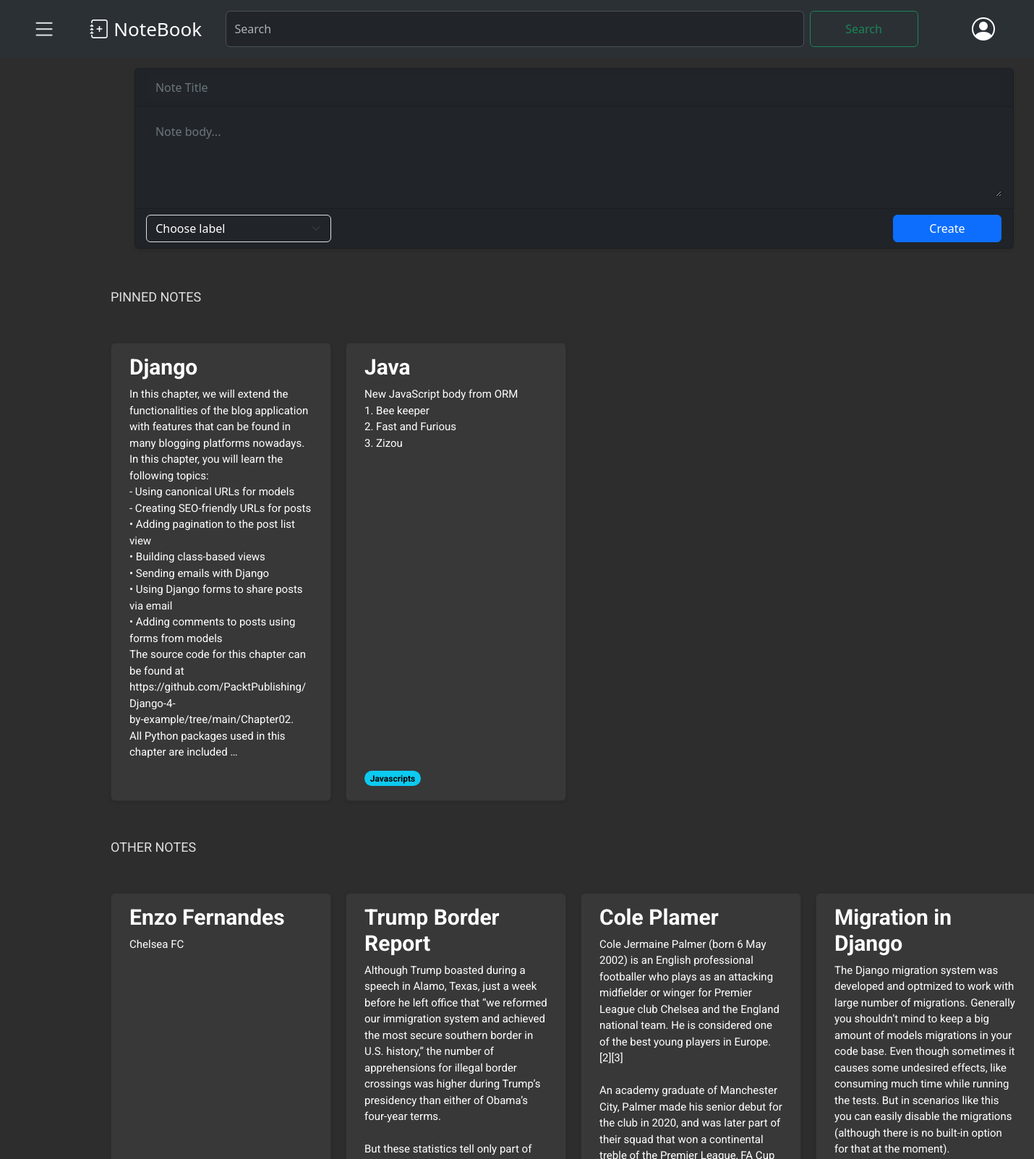
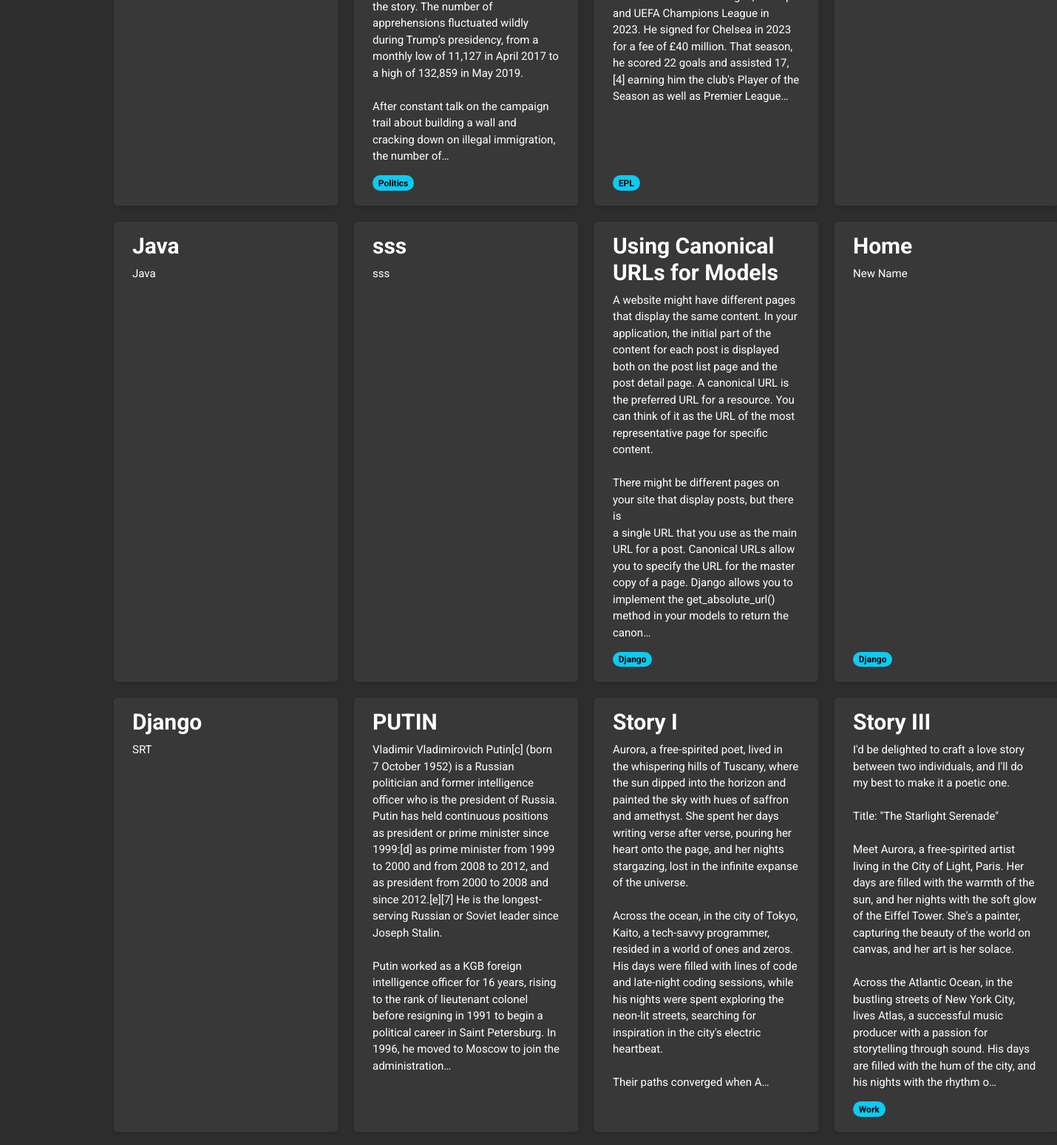
The app's page /notes/ (upper part) with its own data (2 pictures, top to bottom).
### notes/models.py (models this page shows, shortened)
class Note(models.Model):
    user= models.ForeignKey(CustomUser,on_delete=models.CASCADE, related_name='user', default=1)
    title= models.CharField(max_length=100, null=False)
    body= models.TextField()
    label= models.ForeignKey(Label, on_delete=models.SET_NULL, related_name="notes", blank=True, null=True)
    archived= models.BooleanField(default=False)
    pinned= models.BooleanField(default= False)
    created = models.DateTimeField(auto_now_add= True)
    updated= models.DateTimeField(auto_now=True)
    class Meta:
        ordering= ['-updated']
        indexes= [
            models.Index(fields=["-updated"])
        ]
        verbose_name = "Note"
        verbose_name_plural= "Notes"

class Label(models.Model):
    name = models.CharField(max_length=50, unique=True)
    class Meta:
        verbose_name = "Label"
        verbose_name_plural= "Labels"

### notes/views.py (the view)
# urls.py: path('', notes_list, name='note_list'),
def notes_list(request):
    form = NoteForm()
    pinned_notes= Note.objects.filter(pinned=True, archived= False)
    other_notes= Note.objects.filter(pinned=False, archived= False)
    labels= Label.objects.all()
    return render(request,
                  'notes/note/list.html',
                  {'pinned_notes': pinned_notes,
                   'other_notes': other_notes,
                   'labels': labels,
                   'form': form})

### notes/forms.py
class NoteForm(forms.ModelForm):
    class Meta:
        model = Note
        fields = ['title', 'body', 'label', 'archived', 'pinned']
        widgets = {
            'label': forms.Select(choices=[(label.id, label.name) for label in Label.objects.all()])
        }

### notes/context_processors.py (called while the page is built)
def labels_processor(request):
    labels = Label.objects.all()
    context = {
        'labels': labels,
    }
    return context

### notes/templates/notes/note/list.html (shortened to what this page needs)
{% extends "notes/base.html" %}
{% block content %}
{% load static %}
<p class="text-capitalize">PINNED NOTES</p>
<div class="card-container">
    {% for pinned_note in pinned_notes %}
    <div class="card" data-note-id="{{ pinned_note.id }}">
        <a href="#" class="note-link" data-note-id="{{ pinned_note.id }}">
            <h5 class="card-title">{{ pinned_note.title }}</h5>
            <p class="card-text">{{ pinned_note.body|truncatechars:650 }}</p>
        </a>
        <span class="badge rounded-pill text-bg-info">{{ pinned_note.label.name }}</span>
    </div>
    {% endfor %}
</div>
<p class="text-capitalize">OTHER NOTES</p>
<div class="card-container">
    {% for other_note in other_notes %}
    <div class="card" data-note-id="{{ other_note.id }}">
        <a href="#" class="note-link" data-note-id="{{ other_note.id }}">
            <h5 class="card-title">{{ other_note.title }}</h5>
            <p class="card-text">{{ other_note.body|truncatechars:650 }}</p>
        </a>
        <span class="badge rounded-pill text-bg-info">{{ other_note.label.name }}</span>
    </div>
    {% endfor %}
</div>
{% endblock %}

### notes/static/css/notes.css (style rules this page uses)
:root { --bg-color: #2d2d2d; --text-color: #e0e0e0; --secondary-text-color: #b0b0b0; --card-bg-color: #383838; }
html, body { background-color: #2d2d2d !important; color: #e0e0e0 !important; font-family: 'Roboto', sans-serif; }
.card-container { display: grid; grid-template-columns: repeat(auto-fill, minmax(250px, 1fr)); gap: 20px; padding: 10px; font-family: 'Roboto', Arial, sans-serif; width: 1300px; margin-top: 30px; margin-bottom: 30px; background-color: #2d2d2d !important; border-color: #444 !important; text-align: justify; }
.card { border-radius: 8px; padding: 15px 25px; box-shadow: 0 2px 4px rgba(0,0,0,0.1); background-color: #383838 !important; position: relative; padding-bottom: 20px; }
.card-title { font-size: 30px; font-weight: bold; margin-bottom: 15px; color: white !important; text-align: left; padding: 0 ; }
.card-text { font-size: 15px; color: white; text-align: left; padding: 0 0 35px; line-height: 1.5; white-space: pre-wrap; word-wrap: break-word; }
.note-link { text-decoration: none; color: inherit; }
.text-capitalize { font-family: 'Roboto', Arial, sans-serif; font-size: 18px; margin: 0; font-weight: normal; padding: 10px; }
.badge { display: inline-block; position: absolute; bottom: 20px; }

### records on screen
Note: title "Django", body "In this chapter, we will extend the functionalities of the blog application with features that can be found in many blogging platforms nowadays. In this chapter, you will learn the following topics: - Using canonical URLs for models - Creating SEO-friendly URLs for posts • Adding pagination to the post list view • Building class-based views • Sending emails with Django • Using Django forms to share posts via email • Adding comments to posts using forms from models The source code for this chapter can be found at https://github.com/PacktPublishing/Django-4- by-example/tree/main/Chapter02. All Python packages used in this chapter are included …"
Note: title "Java", body "New JavaScript body from ORM 1. Bee keeper 2. Fast and Furious 3. Zizou", label.name "Javascripts"
Note: title "Enzo Fernandes", body "Chelsea FC"
Note: title "Trump Border Report", body "Although Trump boasted during a speech in Alamo, Texas, just a week before he left office that “we reformed our immigration system and achieved the most secure southern border in U.S. history,” the number of apprehensions for illegal border crossings was higher during Trump’s presidency than either of Obama’s four-year terms. But these statistics tell only part of the story. The number of apprehensions fluctuated wildly during Trump’s presidency, from a monthly low of 11,127 in April 2017 to a high of 132,859 in May 2019. After constant talk on the campaign trail about building a wall and cracking down on illegal immigration, the number of…", label.name "Politics"
Note: title "Cole Plamer", body "Cole Jermaine Palmer (born 6 May 2002) is an English professional footballer who plays as an attacking midfielder or winger for Premier League club Chelsea and the England national team. He is considered one of the best young players in Europe.[2][3] An academy graduate of Manchester City, Palmer made his senior debut for the club in 2020, and was later part of their squad that won a continental treble of the Premier League, FA Cup and UEFA Champions League in 2023. He signed for Chelsea in 2023 for a fee of £40 million. That season, he scored 22 goals and assisted 17,[4] earning him the club's Player of the Season as well as Premier League…", label.name "EPL"
Note: title "Migration in Django", body "The Django migration system was developed and optmized to work with large number of migrations. Generally you shouldn’t mind to keep a big amount of models migrations in your code base. Even though sometimes it causes some undesired effects, like consuming much time while running the tests. But in scenarios like this you can easily disable the migrations (although there is no built-in option for that at the moment)."
Note: title "Java", body "Java"
Note: title "sss", body "sss"
Note: title "Using Canonical URLs for Models", body "A website might have different pages that display the same content. In your application, the initial part of the content for each post is displayed both on the post list page and the post detail page. A canonical URL is the preferred URL for a resource. You can think of it as the URL of the most representative page for specific content. There might be different pages on your site that display posts, but there is a single URL that you use as the main URL for a post. Canonical URLs allow you to specify the URL for the master copy of a page. Django allows you to implement the get_absolute_url() method in your models to return the canon…", label.name "Django"
Note: title "Home", body "New Name", label.name "Django"
Note: title "Django", body "SRT"
Note: title "PUTIN", body "Vladimir Vladimirovich Putin[c] (born 7 October 1952) is a Russian politician and former intelligence officer who is the president of Russia. Putin has held continuous positions as president or prime minister since 1999:[d] as prime minister from 1999 to 2000 and from 2008 to 2012, and as president from 2000 to 2008 and since 2012.[e][7] He is the longest-serving Russian or Soviet leader since Joseph Stalin. Putin worked as a KGB foreign intelligence officer for 16 years, rising to the rank of lieutenant colonel before resigning in 1991 to begin a political career in Saint Petersburg. In 1996, he moved to Moscow to join the administration…"
Note: title "Story I", body "Aurora, a free-spirited poet, lived in the whispering hills of Tuscany, where the sun dipped into the horizon and painted the sky with hues of saffron and amethyst. She spent her days writing verse after verse, pouring her heart onto the page, and her nights stargazing, lost in the infinite expanse of the universe. Across the ocean, in the city of Tokyo, Kaito, a tech-savvy programmer, resided in a world of ones and zeros. His days were filled with lines of code and late-night coding sessions, while his nights were spent exploring the neon-lit streets, searching for inspiration in the city's electric heartbeat. Their paths converged when A…"
Note: title "Story III", body "I'd be delighted to craft a love story between two individuals, and I'll do my best to make it a poetic one. Title: \"The Starlight Serenade\" Meet Aurora, a free-spirited artist living in the City of Light, Paris. Her days are filled with the warmth of the sun, and her nights with the soft glow of the Eiffel Tower. She's a painter, capturing the beauty of the world on canvas, and her art is her solace. Across the Atlantic Ocean, in the bustling streets of New York City, lives Atlas, a successful music producer with a passion for storytelling through sound. His days are filled with the hum of the city, and his nights with the rhythm o…", label.name "Work"
